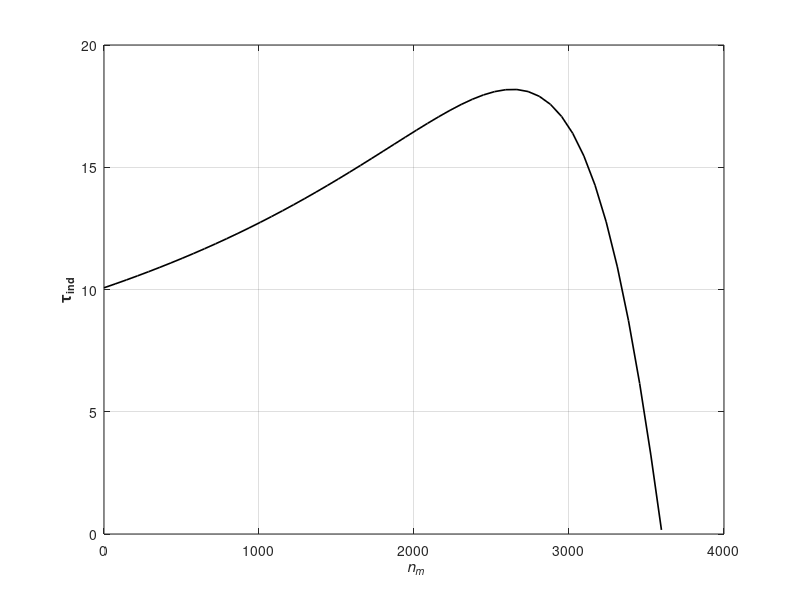

MATLAB code for this plot:

clear 
clc 
% This Code is only for analyzing the motor that we have and outputting the
% torque speed characteristic


% : 
p = 2 ; % poles 
% B = 0.00281 ; NOT USED
% J = 0.0155 ; NOT USED
r1 =   0.6832 ; % Stator resistance 
x1 = 1.0618 ; % Stator Reactance 
r2 = 0.7265 ; % Rotor resistance 
x2 = 1.5848 ; % rotor reactance 
xm = 42.985 ;  % magnetizing branch reactance

%%----- YOU CAN USE 208 V OR 230 V, BOTH ARE IN THE NAMEPLATE

v_phase = 220/sqrt(3) ;  % Vline-line to Vphase 
n_sync = 120*60/p ; % synchronous speed rpm 
w_sync = n_sync * 2*pi/60 ; % Conversion from rpm to rad/s
speed = 3450; % 3450 IS THE RATED
slipFix = (3600-speed)/3600;

% Calculate Thevenin voltage and impedance 
v_th = v_phase * (xm / sqrt(r1^2 + (x1 + xm)^2)) ; % Voltage Divider from left to Right to get
                                                   % the Voltage at Xm node
z_th = ((1i*xm)*(r1+1i*x1))/(r1 + 1i*(x1+xm)) ; % the Zeq between stator and Xm
r_th = real(z_th) ; 
x_th = imag(z_th) ; 
z_total = z_th + r2 + (1i*x2); % the total equivalent Impedance between Zth and Rr + jXr
gabo = 2 + 2i;
phaseAngle = (180*angle(z_total)/pi);
PF = cos(phaseAngle);

% Define Slip 
s = (0:1:50)/50 ; % slip
s(1) = 0.001 ; 
nm = (1-s) * n_sync ; 

torqueRated = (3*(v_th^2)*r2/slipFix / ( w_sync * ((r_th + (r2/slipFix))^2 + (x_th + x2)^2)));
torqueStart = (3*(v_th^2)*r2/1 / ( w_sync * ((r_th + (r2/1))^2 + (x_th + x2)^2)));

slipMax = r2 /(sqrt((r_th ^2)+((x_th + x2)^2)));
torqueMax = (3*(v_th^2) / ( 2 * w_sync * (r_th + sqrt((r_th^2) + (x_th + x2)^2)) ));


for ii = 1:51 
    t_ind(ii) = (3*(v_th^2)*r2/s(ii) / ( w_sync * ((r_th + (r2/s(ii)))^2 + (x_th + x2)^2))) ; 
end

plot(nm,t_ind,'Color','k','Linewidth',1.2) ; 
xlabel( ' \itn_{m}' , 'Fontweight' , 'Bold' ) ;
ylabel( ' \tau_{ind} ' , 'Fontweight' , 'Bold' ) ;
grid on ;  
